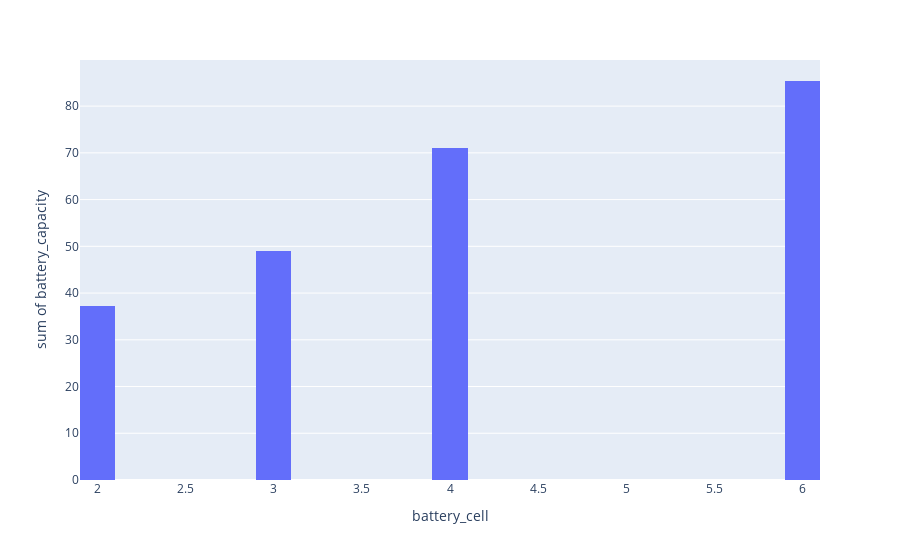

Source (notebook cell):
### Code cell
counts=df.groupby("battery_cell")["battery_capacity"].mean().reset_index()
px.histogram(counts,x="battery_cell",y="battery_capacity",nbins=30)
#here we can see that as the battery cell increases battery capacity also increases

### Figure 1 — Plotly figure (JSON) as saved in the notebook; plotly's stock layout.template omitted (floating-point values rounded to 4 significant figures)
{"data": [{"alignmentgroup": "True", "bingroup": "x", "histfunc": "sum", "hovertemplate": "battery_cell=%{x}<br>sum of battery_capacity=%{y}<extra></extra>", "legendgroup": "", "marker": {"color": "#636efa", "pattern": {"shape": ""}}, "name": "", "nbinsx": 30, "offsetgroup": "", "orientation": "v", "showlegend": false, "type": "histogram", "x": [2, 3, 4, 6], "xaxis": "x", "y": [37.26, 49.04, 71.01, 85.37], "yaxis": "y"}], "layout": {"barmode": "relative", "legend": {"tracegroupgap": 0}, "margin": {"t": 60}, "xaxis": {"anchor": "y", "domain": [0, 1], "title": {"text": "battery_cell"}}, "yaxis": {"anchor": "x", "domain": [0, 1], "title": {"text": "sum of battery_capacity"}}}}
